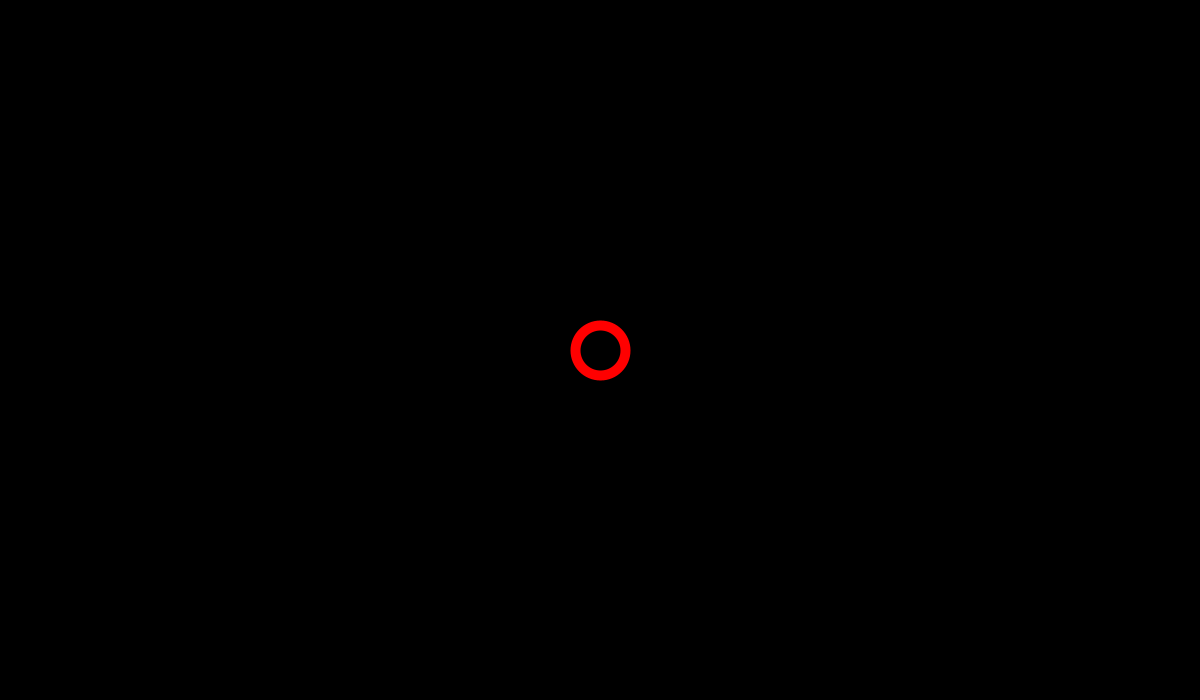
Frame 1 (no input)
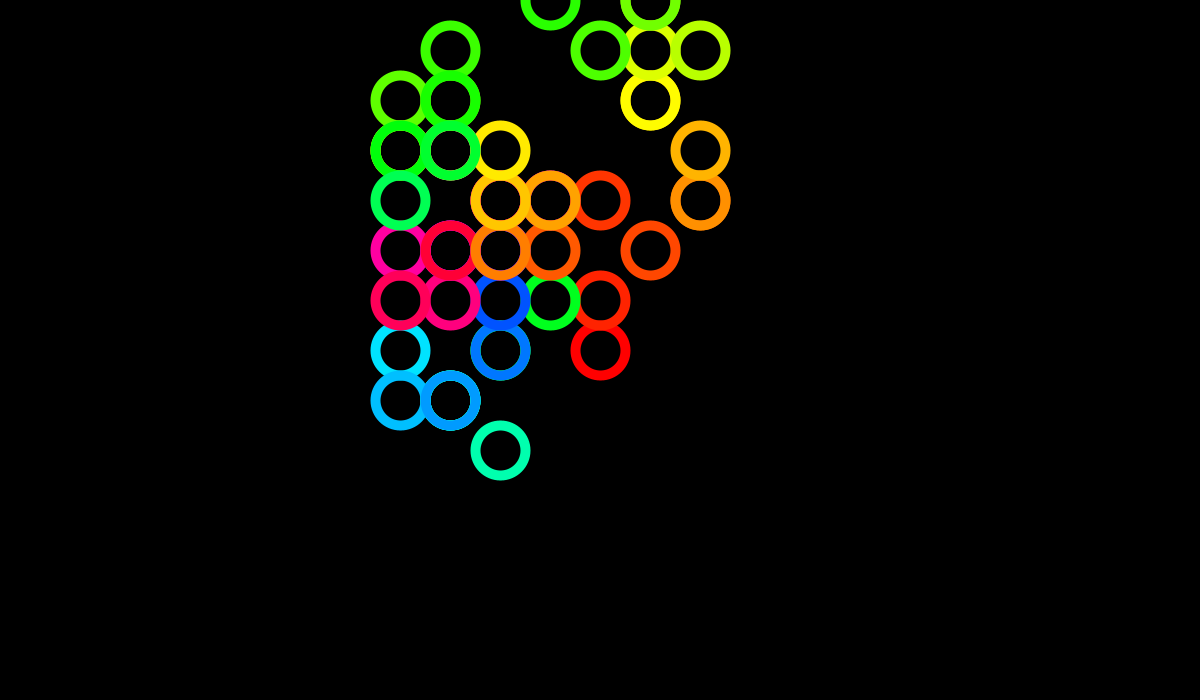
Frame 60 (the mouse pressed at the canvas centre just before this capture)
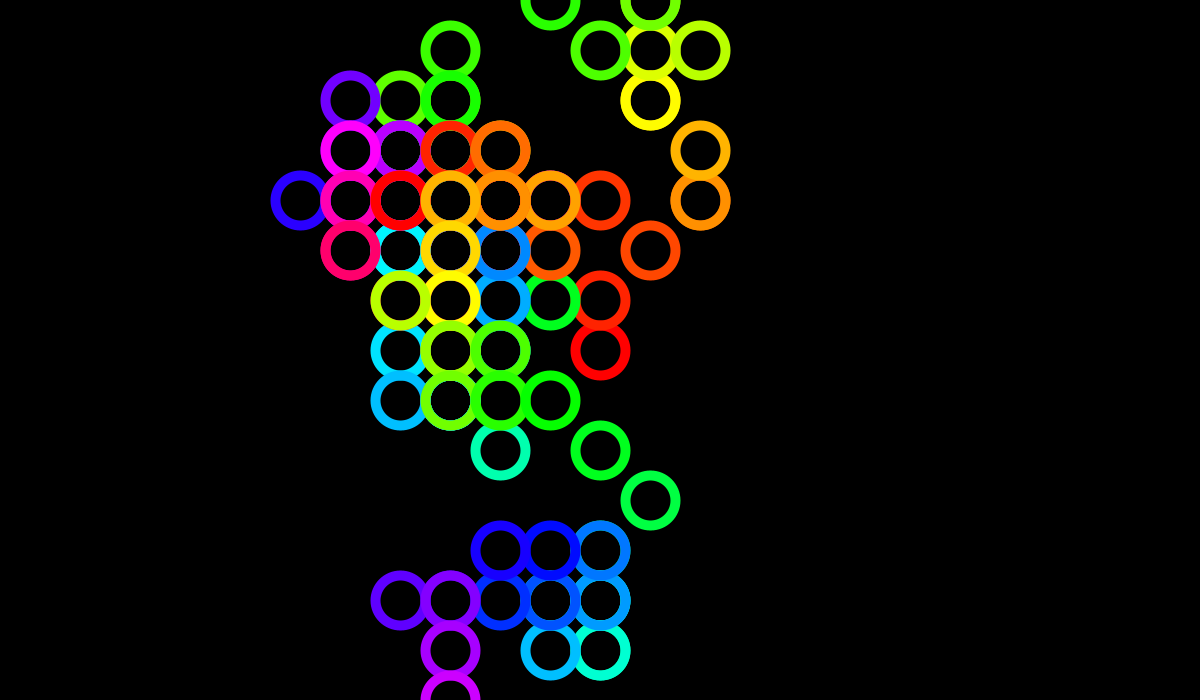
Frame 120 (the mouse held since frame 60 and released just before this capture)

The Processing sketch that drew these frames (run headless with seeded random() and noise(); from frame 60 on, the mouse is pressed at the canvas centre):

// Processing sketch: swirls
// ── swirls.pde
float x = 0;
float y = 0;
int size = 50;
int clr = 0;
int howmany = 0;

void setup() {
  size(1200,700); 
  x = width/2;
  y = height/2;
  colorMode(HSB);
  background(0);
  noFill();
}

void draw() {
  if (howmany < 200) {
    stroke(clr,255,255,255);
    strokeWeight(10);
    ellipse(x,y,size,size);
    x += floor(random(3)-1)*size;
    y += floor(random(3)-1)*size;
    if (x<0) { x = width/2; }
    if (y<0) { y = height/2; }
    if (x>width) { x = width/2; }
    if (y>height) { y = height/2; }
    clr = clr + 6;
    clr %= 255;
    howmany++;
  }
}
